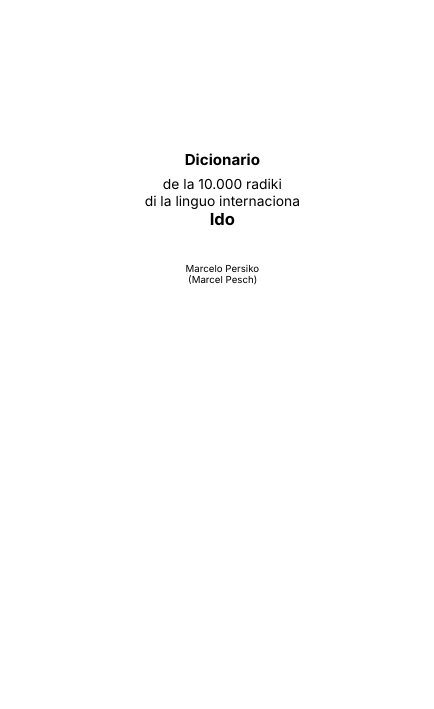
#> input picture posho/cv-001.png, 434 x 709 px
$ python grid.py ../posho/cv-001.png
#> lines starting #> are read from the running program, lines starting #| are printed output that depends on the picture
"""Measuring a typescript's grid: deskewing, vertical pitch, horizontal pitch."""
import numpy as np, sys
from PIL import Image
from scipy.ndimage import rotate as ndrotate, uniform_filter

def load_(p):
#> called with p = '../posho/cv-001.png'
    im = Image.open(p).convert("L")
    a = np.asarray(im).astype(np.float32)
    return a

def normalise(a, w=41):
    """Local contrast: ground = wide mean filter, ink = negative departure."""
    ground = uniform_filter(a, size=w)
    d = ground - a                      # ink > 0
    d = np.clip(d, 0, None)
    m = np.percentile(d, 99.7)
    if m <= 1: m = 1
    return np.clip(d / m, 0, 1)

def score_angle(b, angle_):
    r = ndrotate(b, angle_, reshape=False, order=1, mode='constant', cval=0)
    depth = r.sum(axis=1)
    return depth.var(), depth

def deskew(b, range_=3.0, step=0.05):
    coarse = np.arange(-range_, range_+1e-9, 0.25)
    sc = [(score_angle(b,a)[0], a) for a in coarse]
    _, a0 = max(sc)
    end_ = np.arange(a0-0.25, a0+0.25+1e-9, step)
    sc = [(score_angle(b,a)[0], a) for a in end_]
    _, a1 = max(sc)
    return a1, ndrotate(b, a1, reshape=False, order=1, mode='constant', cval=0)

def step_by_autocorr(depth, lo, hi):
    """Dominant pitch of a profile by autocorrelation, with parabolic interpolation."""
    x = depth - depth.mean()
    ac = np.correlate(x, x, mode='full')[len(x)-1:]
    ac = ac / (ac[0] + 1e-9)
    seg = ac[lo:hi]
    k = int(np.argmax(seg)) + lo
    if 0 < k < len(ac)-1:
        y0,y1,y2 = ac[k-1],ac[k],ac[k+1]
        d = (y0 - y2) / (2*(y0 - 2*y1 + y2) + 1e-12)
        return k + d, ac[k]
    return float(k), ac[k]

if __name__ == "__main__":
    for p in sys.argv[1:]:
        a = load_(p); b = normalise(a)
#> after `b = normalise(a)`:
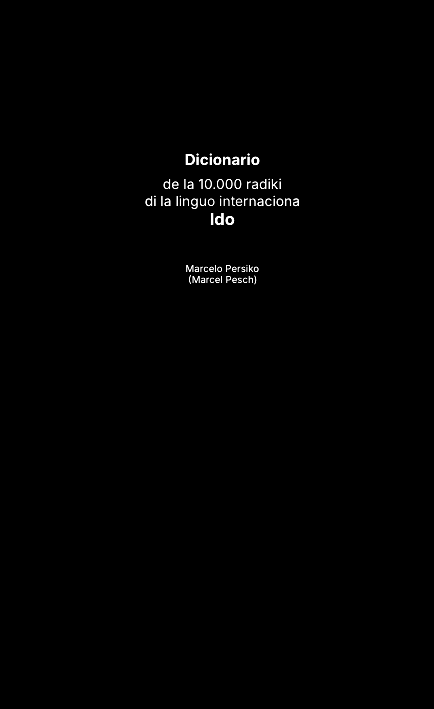
#> b: shape (709, 434) float32; min 0, max 1, mean 0.00549
        angle_, r = deskew(b)
#> in score_angle, `depth = r.sum(axis=1)`: depth = 709 values, max 52.22 at index 202, min 0 at index 0, mean 2.38
#> in deskew, `sc = [(score_angle(b,a)[0], a) for a in coarse]`: sc = 25 pairs, first value 62.59 to 86.21, second value -3 to 3
#> in deskew, `_, a0 = max(sc)`: a0 = 0
#> in deskew, `sc = [(score_angle(b,a)[0], a) for a in end_]`: sc = [(82.66, -0.25), (83.32, -0.2), (84, -0.15), (84.71, -0.1), (85.45, -0.05), (86.21, -5.55e-17), (85.48, 0.05), (84.77, 0.1), (84.09, 0.15), (83.44, 0.2), (82.82, 0.25)]
#> in deskew, `_, a1 = max(sc)`: a1 = -5.55e-17
#> angle_ = -5.55e-17
        ph = r.sum(axis=1)   # horizontal profile (lines)
#> ph = 709 values, max 77.87 at index 199, min 0 at index 0, mean 2.38
        pv = r.sum(axis=0)   # vertical profile (columns)
#> pv = 434 values, max 33.78 at index 211, min 0 at index 0, mean 3.89
        pvY, cy = step_by_autocorr(ph, 12, 60)
#> in step_by_autocorr, `x = depth - depth.mean()`: x = 709 values, max 75.49 at index 199, min -2.38 at index 0, mean -2.58e-07
#> in step_by_autocorr, `ac = np.correlate(x, x, mode='full')[len(x)-1:]`: ac = 709 values, max 61124.3 at index 0, min -4886.5 at index 153, mean 43.11
#> in step_by_autocorr, `ac = ac / (ac[0] + 1e-9)`: ac = 709 values, max 1 at index 0, min -0.0799 at index 153, mean 0.000705
#> in step_by_autocorr, `seg = ac[lo:hi]`: seg = 48 values, max 0.384 at index 5, min -0.0107 at index 40, mean 0.153
#> in step_by_autocorr, `k = int(np.argmax(seg)) + lo`: k = 17
#> in step_by_autocorr, `y0,y1,y2 = ac[k-1],ac[k],ac[k+1]`: y0 = 0.309; y1 = 0.384
#> in step_by_autocorr, `d = (y0 - y2) / (2*(y0 - 2*y1 + y2) + 1e-12)`: d = 0.493
#> pvY = 17.49; cy = 0.384
        pvX, cx = step_by_autocorr(pv, 6, 40)
#> pvX = 4.48; cx = 0.805
        ink_ = (r>0.25).sum()
#> ink_ = 2056
        print(f"{p}: {a.shape[1]}x{a.shape[0]} angle={angle_:+.2f} vstep={pvY:.3f}px ({150/pvY:.2f} lpi, r={cy:.2f})  hstep={pvX:.3f}px ({150/pvX:.2f} cpi, r={cx:.2f}) ink={ink_}")
#| ../posho/cv-001.png: 434x709 angle=-0.00 vstep=17.493px (8.57 lpi, r=0.38)  hstep=4.477px (33.51 cpi, r=0.81) ink=2056
